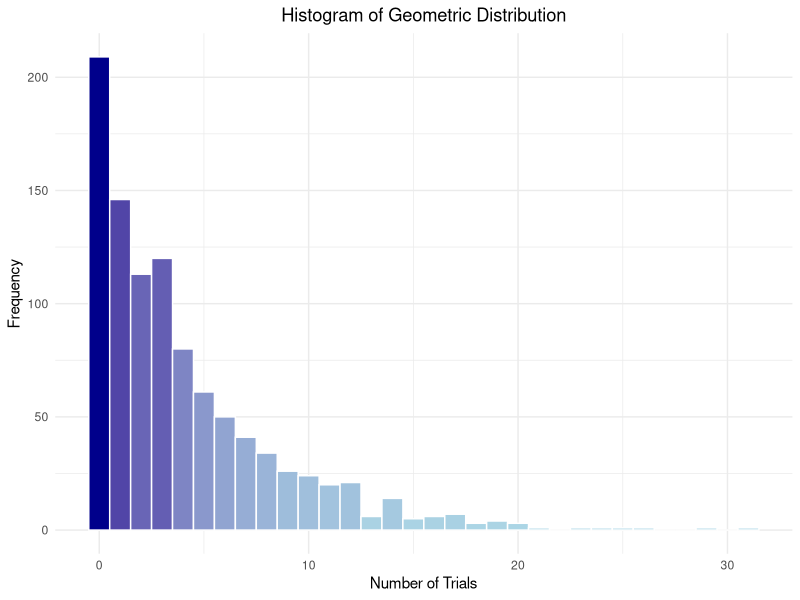

The R source for this figure:
## ---- chunk 1
p <- 0.2
## ---- chunk 2
random_count <- 1000
random_var <- rgeom(random_count, p)
## ---- chunk 3
mean_var <- mean(random_var)

var_var <- var(random_var)

sd_var <- sd(random_var)
## ---- chunk 4
results <- list(paste('Number of trials required to achieve first success: ', random_count),
paste('Mean (in 2 decimal places): ', mean_var),
paste('Variance (in 2 decimal places): ', var_var), paste('Sandard deviation ( in 2 decimal places): ', sd_var))
for(i in results){print(i)}
## ---- chunk 5
library(ggplot2)

df <- data.frame(Trials = random_var)
ggplot(df, aes(x = Trials, fill = after_stat(count))) +
  geom_histogram(color = "white", binwidth = 1, show.legend = FALSE) + 
  scale_fill_gradient(low = "lightblue", high = "darkblue") +
  labs(title = "Histogram of Geometric Distribution",
       x = "Number of Trials",
       y = "Frequency") +
  theme_minimal() +
  theme(plot.title = element_text(hjust = 0.5))
## ---- chunk 6
total <- 40
sample_size <- 10
defective_actual <- total * 0.10
not_defective <- total - defective_actual

probability_0_defective <- phyper(0, defective_actual, not_defective, sample_size)

probability_at_least_1_defective <- 1 - probability_0_defective

probability_at_least_1_defective

## ---- chunk 7
total <- 5000
sample_size <- 10
defective_rate <- 0.10

defective_actual <- total * 0.10
not_defective <- total - defective_actual

probability_0_defective <- phyper(0, defective_actual, not_defective, sample_size)

probability_at_least_1_defective <- 1 - probability_0_defective

probability_at_least_1_defective

